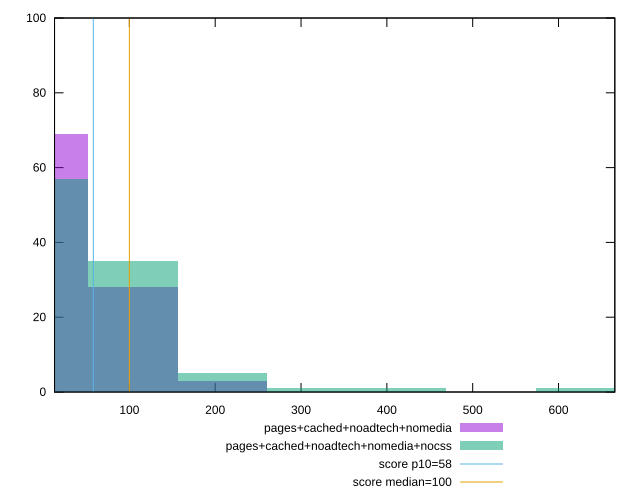

Write the gnuplot code that produced this figure.
reset

$pagesCachedNoadtechNomedia <<EOF
0 69
104.23572615312368 28
208.47145230624736 3
EOF

$pagesCachedNoadtechNomediaNocss <<EOF
104.23572615312368 35
0 57
312.70717845937105 1
208.47145230624736 5
416.9429046124947 1
625.4143569187421 1
EOF

set key outside below
set boxwidth 104.23572615312368
set xrange [12.8:665.6]
set yrange [0:100]
set trange [0:100]
set style fill transparent solid 0.5 noborder

set parametric
set terminal svg size 640, 500 enhanced background rgb 'white'
set output "report_00015_2021-02-09T16-11-33.973Z/estimated-input-latency/comparison/histogram/3_vs_4.svg"

plot $pagesCachedNoadtechNomedia title "pages+cached+noadtech+nomedia" with boxes, \
     $pagesCachedNoadtechNomediaNocss title "pages+cached+noadtech+nomedia+nocss" with boxes, \
     58,t title "score p10=58", \
     100,t title "score median=100"

reset
